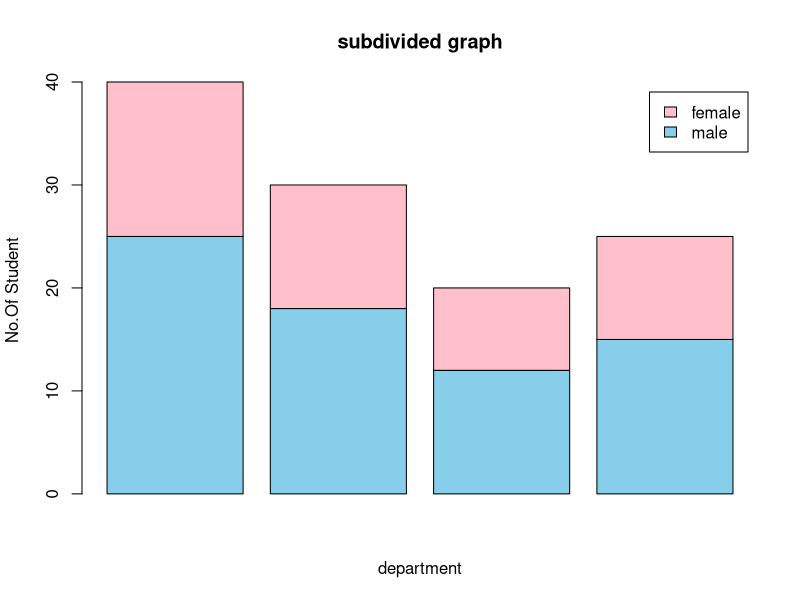

This chart was generated by the following R code:
department<-c("CSE","ECE","EEE","MECH")
male<-c(25,18,12,15)
female<-c(15,12,8,10)
studentdata<-rbind(male,female)
barplot(studentdata,
        beside=FALSE,
        name.arg=department,
        xlab="department",
        ylab="No.Of Student",
        main="subdivided graph",
        col=c("skyblue","pink"),
        legend.text=c("male","female")
)
